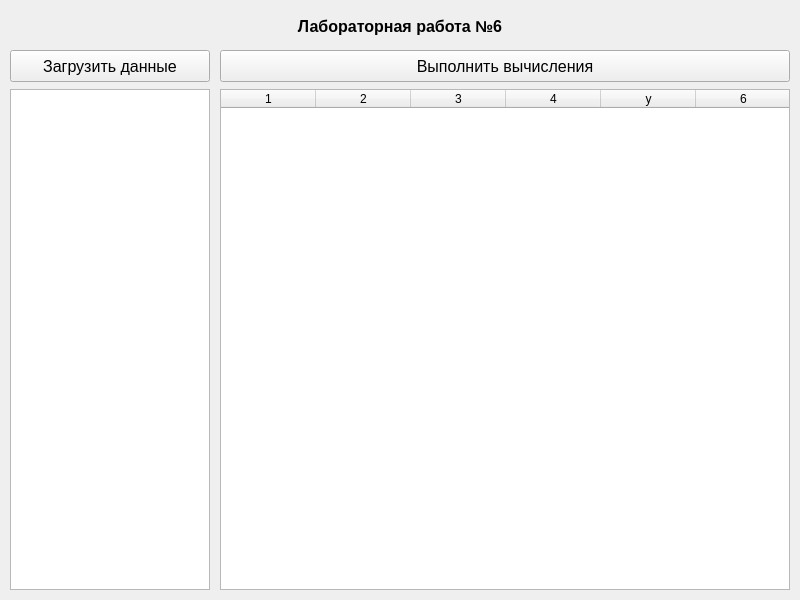
<?xml version="1.0" encoding="UTF-8"?>
<ui version="4.0">
 <class>Window</class>
 <widget class="QMainWindow" name="Window">
  <property name="geometry">
   <rect>
    <x>0</x>
    <y>0</y>
    <width>800</width>
    <height>600</height>
   </rect>
  </property>
  <property name="windowTitle">
   <string>Лабораторная работа №6</string>
  </property>
  <widget class="QWidget" name="centralWidget">
   <widget class="QTableWidget" name="xyTable">
    <property name="geometry">
     <rect>
      <x>10</x>
      <y>89</y>
      <width>200</width>
      <height>501</height>
     </rect>
    </property>
    <property name="horizontalScrollBarPolicy">
     <enum>Qt::ScrollBarAlwaysOff</enum>
    </property>
    <property name="selectionMode">
     <enum>QAbstractItemView::NoSelection</enum>
    </property>
    <attribute name="horizontalHeaderVisible">
     <bool>false</bool>
    </attribute>
    <attribute name="horizontalHeaderMinimumSectionSize">
     <number>100</number>
    </attribute>
    <attribute name="verticalHeaderVisible">
     <bool>false</bool>
    </attribute>
    <column>
     <property name="text">
      <string>x</string>
     </property>
    </column>
    <column>
     <property name="text">
      <string>y</string>
     </property>
    </column>
   </widget>
   <widget class="QTableWidget" name="resTable">
    <property name="geometry">
     <rect>
      <x>220</x>
      <y>89</y>
      <width>570</width>
      <height>501</height>
     </rect>
    </property>
    <property name="horizontalScrollBarPolicy">
     <enum>Qt::ScrollBarAlwaysOff</enum>
    </property>
    <property name="selectionMode">
     <enum>QAbstractItemView::NoSelection</enum>
    </property>
    <attribute name="horizontalHeaderDefaultSectionSize">
     <number>95</number>
    </attribute>
    <attribute name="horizontalHeaderMinimumSectionSize">
     <number>95</number>
    </attribute>
    <column>
     <property name="text">
      <string>1</string>
     </property>
    </column>
    <column>
     <property name="text">
      <string>2</string>
     </property>
    </column>
    <column>
     <property name="text">
      <string>3</string>
     </property>
    </column>
    <column>
     <property name="text">
      <string>4</string>
     </property>
    </column>
    <column>
     <property name="text">
      <string>y</string>
     </property>
    </column>
    <column>
     <property name="text">
      <string>6</string>
     </property>
    </column>
   </widget>
   <widget class="QPushButton" name="loadButton">
    <property name="geometry">
     <rect>
      <x>10</x>
      <y>50</y>
      <width>200</width>
      <height>32</height>
     </rect>
    </property>
    <property name="font">
     <font>
      <pointsize>12</pointsize>
     </font>
    </property>
    <property name="text">
     <string>Загрузить данные</string>
    </property>
   </widget>
   <widget class="QPushButton" name="doButton">
    <property name="geometry">
     <rect>
      <x>220</x>
      <y>50</y>
      <width>570</width>
      <height>32</height>
     </rect>
    </property>
    <property name="font">
     <font>
      <pointsize>12</pointsize>
     </font>
    </property>
    <property name="text">
     <string>Выполнить вычисления</string>
    </property>
   </widget>
   <widget class="QLabel" name="label">
    <property name="geometry">
     <rect>
      <x>10</x>
      <y>10</y>
      <width>780</width>
      <height>32</height>
     </rect>
    </property>
    <property name="font">
     <font>
      <pointsize>12</pointsize>
      <weight>75</weight>
      <bold>true</bold>
     </font>
    </property>
    <property name="text">
     <string>Лабораторная работа №6</string>
    </property>
    <property name="alignment">
     <set>Qt::AlignCenter</set>
    </property>
   </widget>
  </widget>
 </widget>
 <layoutdefault spacing="6" margin="11"/>
 <resources/>
 <connections/>
</ui>
